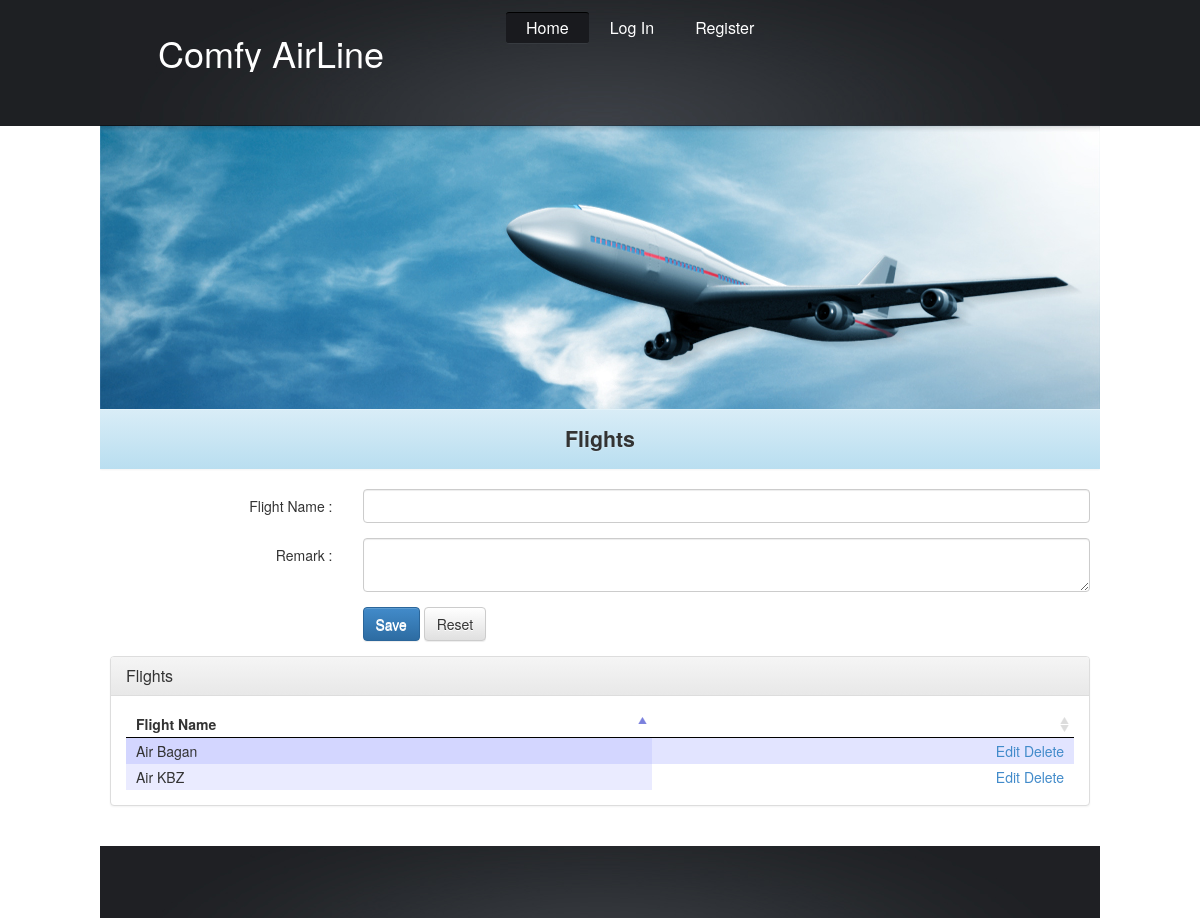
/flights.php, run on an earlier commit of the app's database.
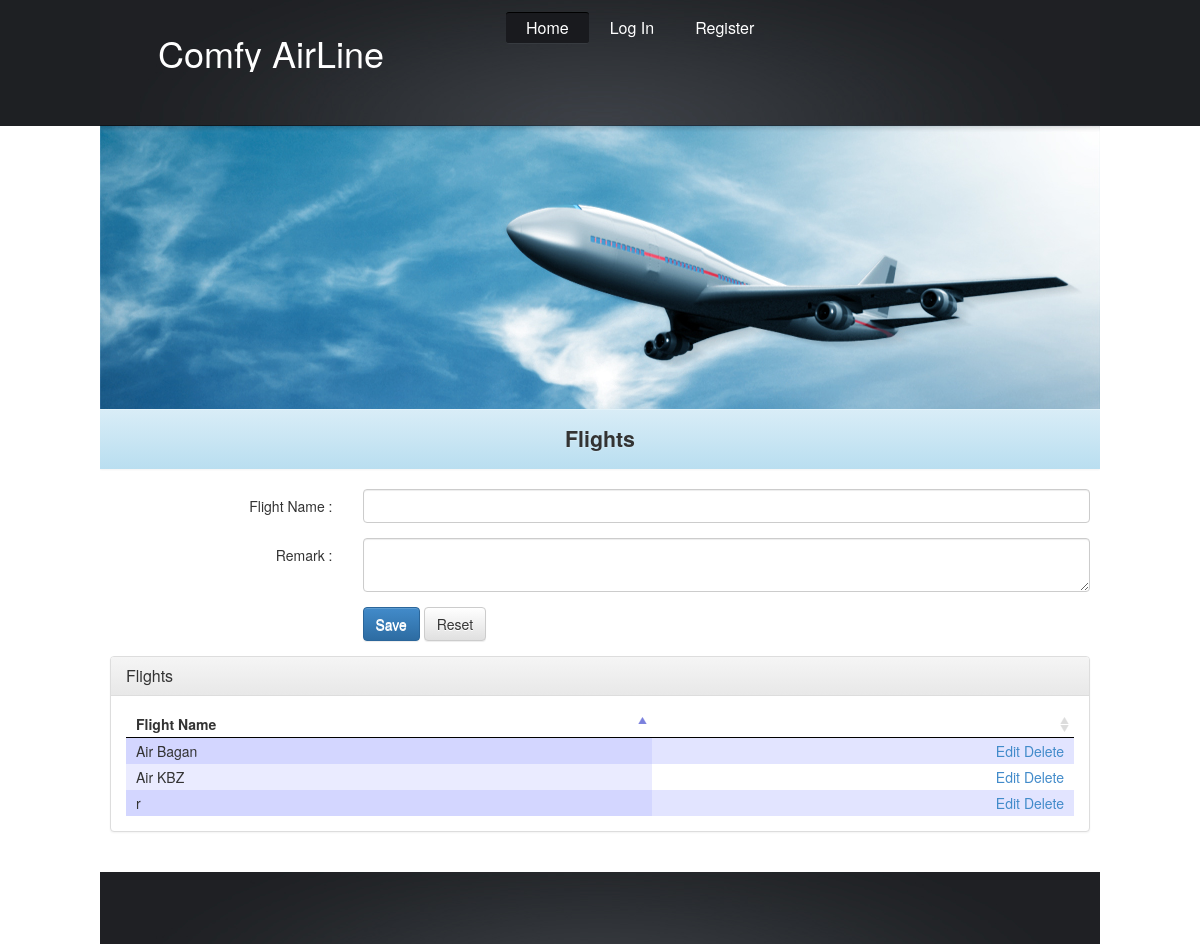
And on a later commit of the database.
### tables this page shows
CREATE TABLE IF NOT EXISTS `flights` (
  `flight_id` varchar(15) NOT NULL,
  `name` varchar(50) NOT NULL,
  `remark` varchar(255) NOT NULL,
  PRIMARY KEY (`flight_id`)
);

### includes/flightHelper.php (called while the page is built, shortened)
<?php
class flightHelper {
    public static function selectAll() {
        $sql = "SELECT * " .
                "FROM flights " .
                "ORDER BY name";
        $result = mysql_query($sql) or die(mysql_error());
        $output=array();
        while ($row = mysql_fetch_array($result)) {
            $output[]=array(
                'flight_id'=>$row['flight_id'],
                'name'=>$row['name'],
                'remark'=>$row['remark']
            );
        }
        return $output;
    }
}
?>

### includes/flight-display.php (the view, shortened to what this page needs)
<link href="css/jquery.dataTables.css" rel="stylesheet" type="text/css" />
<div class="panel panel-default">
  <div class="panel-heading">
    <h3 class="panel-title">Flights</h3>
  </div>
  <div class="panel-body">
    <table id="flight-table">
            <thead>
            <th>Flight Name</th>
            <th></th>
            </thead>
            <tbody>
                <?php
                $routeData= flightHelper::selectAll();
                ?>
                <?php foreach ($routeData as $row) { ?>
                    <tr>
                        <td><?php echo $row['name']; ?></td>
                        <td class="action-column">
                            <a href="flights.php?flight_id=<?php echo $row['flight_id'];?>">Edit</a>
                            <a href="flights.php?flight_id=<?php echo $row['flight_id'];?>&action=delete" class="delete-link">Delete</a>
                        </td>
                    </tr>
                <?php } ?>
            </tbody>
        </table>
  </div>
</div>

What changed in the data, as far as the page shows it:
added flights: name "r"
